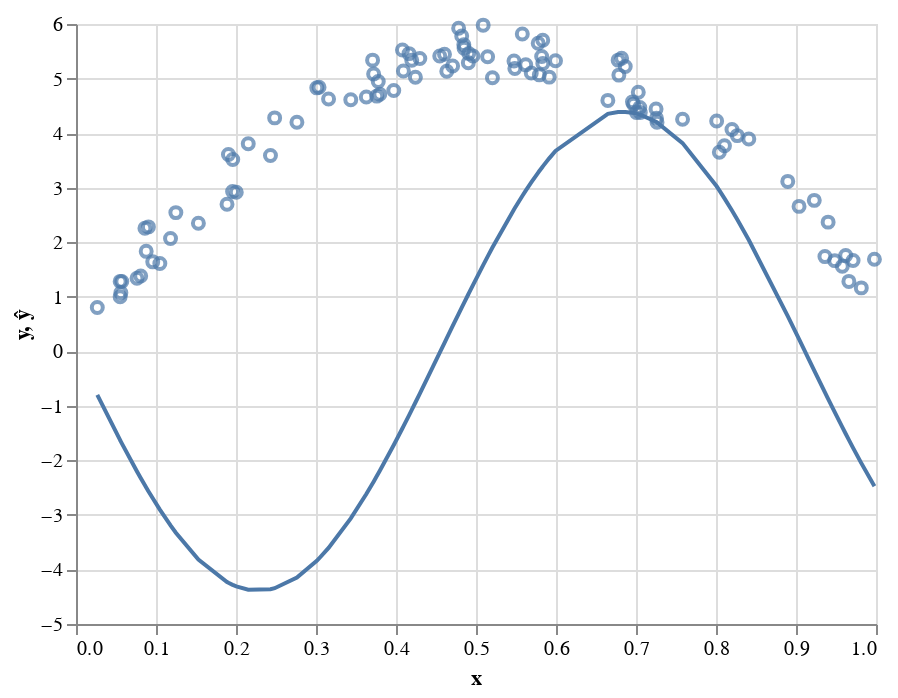

The cell this chart's notebook holds for it:
### Markdown cell above
It may seem like we can solve practically any optimization problem with gradient descent at this point, but there are a few small wrinkles. Don't worry, though, we can mostly iron them out.

Let's start by looking at the sinusoidal regression problem we were just working on. We had set $\theta=[0.1,0.1]$ to start, but what happens if we set the initial $\theta$ to be something else?

### Code cell
θ = grad_descent(sin_reg_mae_loss, grad_sin_reg_mae_loss, θ=np.array([10.0,-6.0]), ϵ=0.1)
ŷ = θ[0]*np.sin(X*θ[1])

print(θ)
plot_df = pd.DataFrame({'y':y, 'x':X, 'ŷ':ŷ})
alt.Chart(plot_df).mark_point().encode(x='x',y='y') + \
alt.Chart(plot_df).mark_line().encode(x='x',y='ŷ')

### Figure 1 — Vega-Lite specification as saved in the notebook (floating-point values rounded to 4 significant figures)
{"$schema": "https://vega.github.io/schema/vega-lite/v3.4.0.json", "config": {"mark": {"tooltip": null}, "view": {"height": 300, "width": 400}}, "data": {"name": "data-7277f5a9b5b228713dce64c013205f2e"}, "datasets": {"data-7277f5a9b5b228713dce64c013205f2e": [{"x": 0.5145, "y": 5.399, "ŷ": 1.736}, {"x": 0.1906, "y": 3.607, "ŷ": -4.245}, {"x": 0.82, "y": 4.065, "ŷ": 2.58}, {"x": 0.8897, "y": 3.114, "ŷ": 0.6451}, {"x": 0.9228, "y": 2.766, "ŷ": -0.3549}, {"x": 0.9484, "y": 1.662, "ŷ": -1.117}, {"x": 0.1248, "y": 2.542, "ŷ": -3.328}, {"x": 0.09051, "y": 2.281, "ŷ": -2.565}, {"x": 0.4093, "y": 5.138, "ŷ": -1.377}, {"x": 0.998, "y": 1.688, "ŷ": -2.476}, {"x": 0.5486, "y": 5.186, "ŷ": 2.626}, {"x": 0.4197, "y": 5.337, "ŷ": -1.074}, {"x": 0.3038, "y": 4.842, "ŷ": -3.799}, {"x": 0.697, "y": 4.53, "ŷ": 4.369}, {"x": 0.4707, "y": 5.229, "ŷ": 0.4588}, {"x": 0.376, "y": 4.678, "ŷ": -2.288}, {"x": 0.7251, "y": 4.441, "ŷ": 4.208}, {"x": 0.6648, "y": 4.599, "ŷ": 4.353}, {"x": 0.4962, "y": 5.414, "ŷ": 1.214}, {"x": 0.1182, "y": 2.068, "ŷ": -3.193}, {"x": 0.5778, "y": 5.647, "ŷ": 3.276}, {"x": 0.153, "y": 2.347, "ŷ": -3.818}, {"x": 0.1888, "y": 2.695, "ŷ": -4.231}, {"x": 0.5691, "y": 5.103, "ŷ": 3.095}, {"x": 0.4298, "y": 5.369, "ŷ": -0.7762}, {"x": 0.09594, "y": 1.639, "ŷ": -2.696}, {"x": 0.5835, "y": 5.276, "ŷ": 3.389}, {"x": 0.5622, "y": 5.251, "ŷ": 2.944}, {"x": 0.2483, "y": 4.279, "ŷ": -4.344}, {"x": 0.1958, "y": 2.928, "ŷ": -4.282}, {"x": 0.3157, "y": 4.624, "ŷ": -3.606}, {"x": 0.7005, "y": 4.377, "ŷ": 4.357}, {"x": 0.841, "y": 3.892, "ŷ": 2.04}, {"x": 0.9621, "y": 1.757, "ŷ": -1.512}, {"x": 0.7047, "y": 4.469, "ŷ": 4.341}, {"x": 0.05521, "y": 1.281, "ŷ": -1.631}, {"x": 0.301, "y": 4.83, "ŷ": -3.841}, {"x": 0.2153, "y": 3.805, "ŷ": -4.372}, {"x": 0.2431, "y": 3.589, "ŷ": -4.364}, {"x": 0.4851, "y": 5.557, "ŷ": 0.8876}, {"x": 0.02662, "y": 0.8036, "ŷ": -0.8012}, {"x": 0.05726, "y": 1.281, "ŷ": -1.688}, {"x": 0.07626, "y": 1.337, "ŷ": -2.203}, {"x": 0.6777, "y": 5.337, "ŷ": 4.385}, {"x": 0.9402, "y": 2.367, "ŷ": -0.8732}, {"x": 0.4821, "y": 5.781, "ŷ": 0.8}, {"x": 0.9816, "y": 1.162, "ŷ": -2.051}, {"x": 0.9362, "y": 1.736, "ŷ": -0.7548}, {"x": 0.509, "y": 5.979, "ŷ": 1.58}, {"x": 0.372, "y": 5.083, "ŷ": -2.39}, {"x": 0.6786, "y": 5.063, "ŷ": 4.386}, {"x": 0.4635, "y": 5.135, "ŷ": 0.2392}, {"x": 0.3798, "y": 4.712, "ŷ": -2.19}, {"x": 0.9661, "y": 1.281, "ŷ": -1.625}, {"x": 0.2761, "y": 4.198, "ŷ": -4.146}, {"x": 0.8266, "y": 3.954, "ŷ": 2.415}, {"x": 0.9579, "y": 1.56, "ŷ": -1.392}, {"x": 0.4606, "y": 5.445, "ŷ": 0.1536}, {"x": 0.5579, "y": 5.816, "ŷ": 2.846}, {"x": 0.1959, "y": 3.515, "ŷ": -4.283}, {"x": 0.1048, "y": 1.608, "ŷ": -2.903}, {"x": 0.3435, "y": 4.612, "ŷ": -3.064}, {"x": 0.7053, "y": 4.378, "ŷ": 4.338}, {"x": 0.7256, "y": 4.272, "ŷ": 4.203}, {"x": 0.08774, "y": 1.832, "ŷ": -2.496}, {"x": 0.5821, "y": 5.404, "ŷ": 3.361}, {"x": 0.6865, "y": 5.22, "ŷ": 4.387}, {"x": 0.6956, "y": 4.573, "ŷ": 4.373}, {"x": 0.7263, "y": 4.197, "ŷ": 4.197}, {"x": 0.4783, "y": 5.922, "ŷ": 0.6857}, {"x": 0.4547, "y": 5.414, "ŷ": -0.02623}, {"x": 0.682, "y": 5.373, "ŷ": 4.388}, {"x": 0.9038, "y": 2.656, "ŷ": 0.2209}, {"x": 0.8042, "y": 3.648, "ŷ": 2.951}, {"x": 0.5915, "y": 5.026, "ŷ": 3.537}, {"x": 0.7582, "y": 4.255, "ŷ": 3.816}, {"x": 0.5834, "y": 5.703, "ŷ": 3.388}, {"x": 0.08615, "y": 2.255, "ŷ": -2.456}, {"x": 0.3972, "y": 4.781, "ŷ": -1.719}, {"x": 0.7029, "y": 4.75, "ŷ": 4.349}, {"x": 0.491, "y": 5.46, "ŷ": 1.061}, {"x": 0.3707, "y": 5.338, "ŷ": -2.423}, {"x": 0.08086, "y": 1.38, "ŷ": -2.322}, {"x": 0.4848, "y": 5.619, "ŷ": 0.8785}, {"x": 0.8008, "y": 4.222, "ŷ": 3.025}, {"x": 0.5475, "y": 5.321, "ŷ": 2.599}, {"x": 0.2004, "y": 2.915, "ŷ": -4.31}, {"x": 0.3778, "y": 4.945, "ŷ": -2.241}, {"x": 0.4904, "y": 5.288, "ŷ": 1.046}, {"x": 0.9713, "y": 1.664, "ŷ": -1.771}, {"x": 0.4243, "y": 5.025, "ŷ": -0.9393}, {"x": 0.4081, "y": 5.525, "ŷ": -1.411}, {"x": 0.5994, "y": 5.327, "ŷ": 3.673}, {"x": 0.3629, "y": 4.662, "ŷ": -2.617}, {"x": 0.05518, "y": 0.9984, "ŷ": -1.63}, {"x": 0.8106, "y": 3.767, "ŷ": 2.804}, {"x": 0.5205, "y": 5.013, "ŷ": 1.901}, {"x": 0.0561, "y": 1.075, "ŷ": -1.656}, {"x": 0.5792, "y": 5.068, "ŷ": 3.304}, {"x": 0.4163, "y": 5.457, "ŷ": -1.174}]}, "layer": [{"encoding": {"x": {"field": "x", "type": "quantitative"}, "y": {"field": "y", "type": "quantitative"}}, "mark": "point"}, {"encoding": {"x": {"field": "x", "type": "quantitative"}, "y": {"field": "ŷ", "type": "quantitative"}}, "mark": "line"}]}
